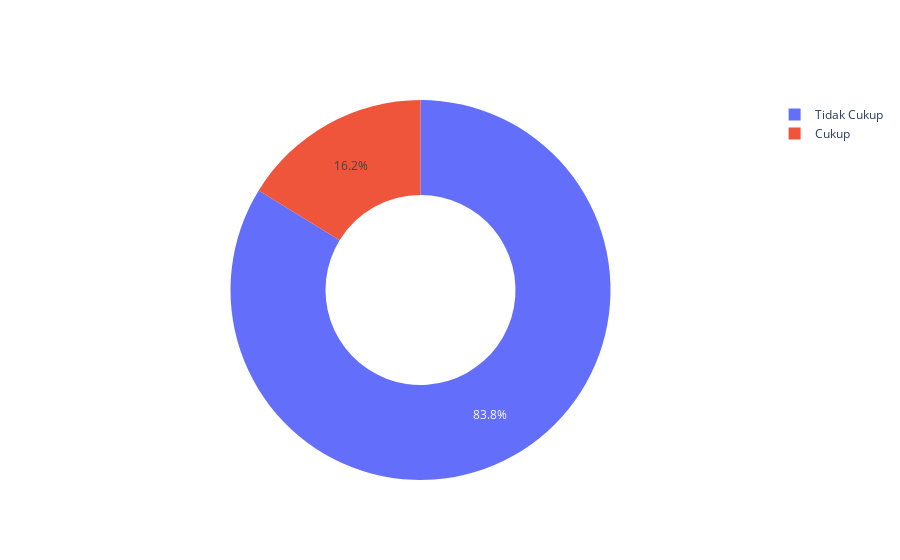

The cell this chart's notebook holds for it:
### Markdown cell above
Pada sel tersebut, kita dapat melihat bahwa ada 74 nama obat dalam `df_drugs`. Obat dengan baris data terbanyak adalah `lisinopril` (12.807), sementara obat dengan baris data tersedikit adalah `cromolyn sodium`, `caffeine citrate`, dan `bexarotene` (2).

Jika menggunakan 1000 baris data sebagai ambang batas kecukupan data, maka persentase jumlah obat disajikan sebagai berikut.

### Code cell
n_sufficient = sum(x >= 1000 for x in df_drugs["Drug"].value_counts())
n_insufficient = sum(x < 1000 for x in df_drugs["Drug"].value_counts())
fig = go.Figure(data=[go.Pie(labels=["Cukup", "Tidak Cukup"],
                             values=[n_sufficient, n_insufficient], hole = 0.5)])
fig.show()

### Figure 1 — Plotly figure (JSON) as saved in the notebook; plotly's stock layout.template omitted (floating-point values rounded to 4 significant figures)
{"data": [{"hole": 0.5, "labels": ["Cukup", "Tidak Cukup"], "type": "pie", "values": [12, 62]}], "layout": {}}
